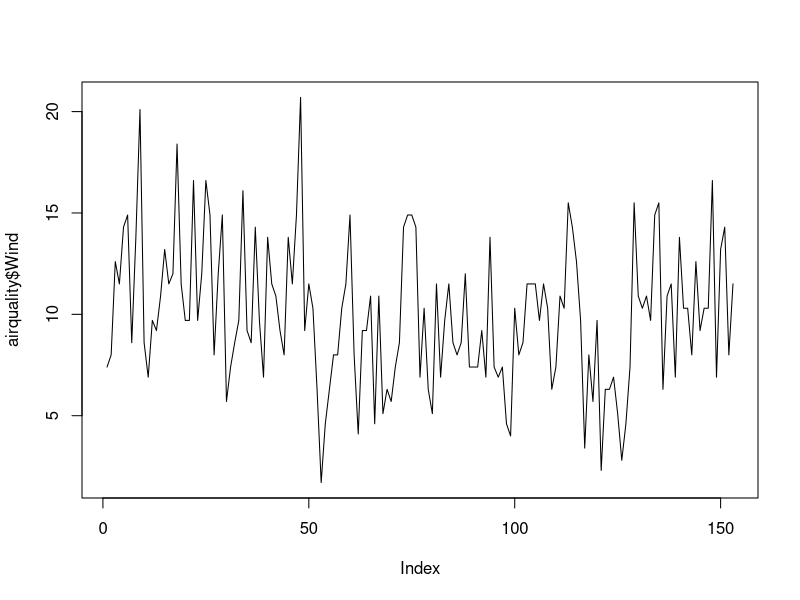
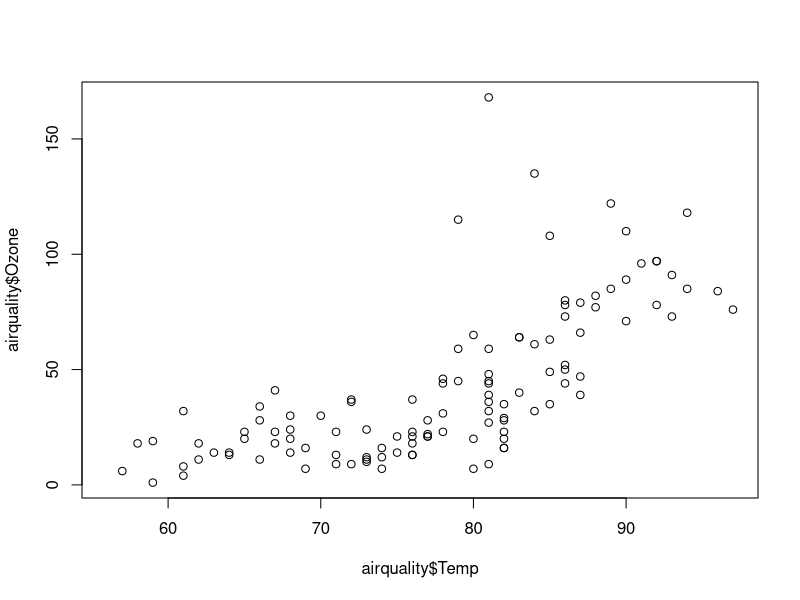
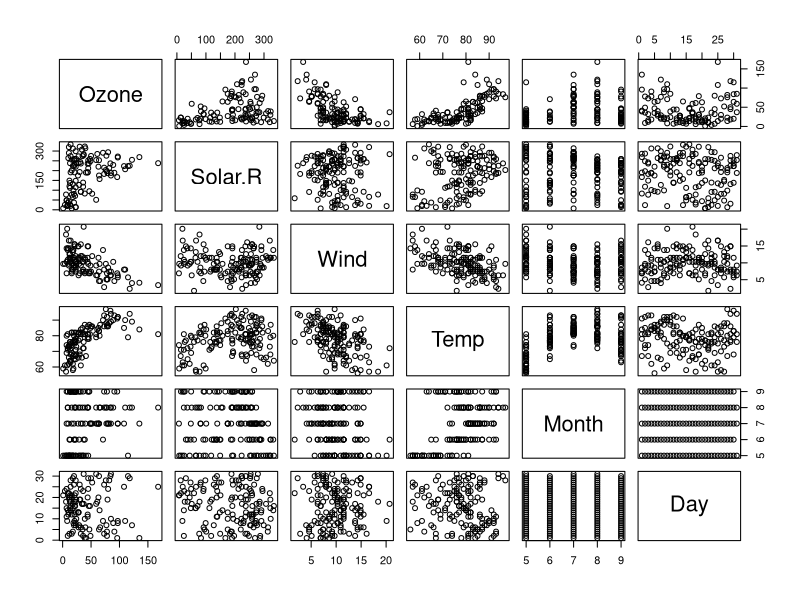
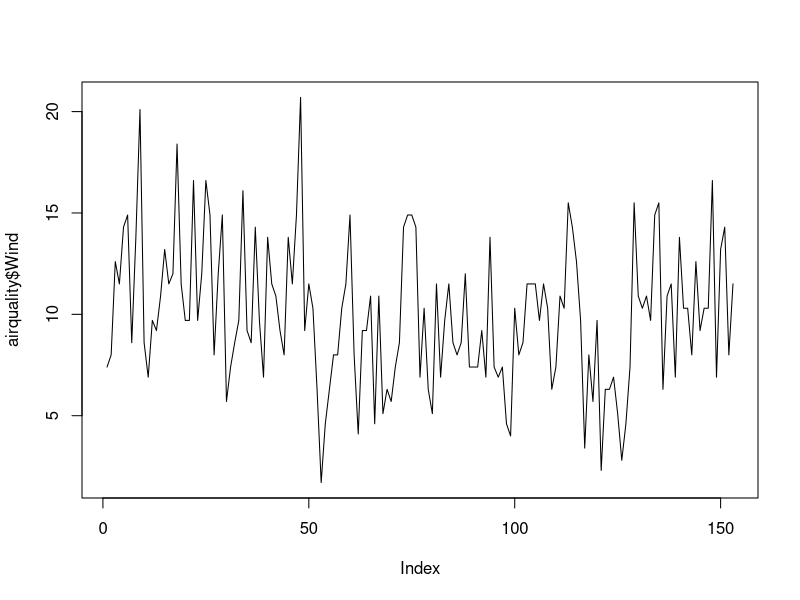
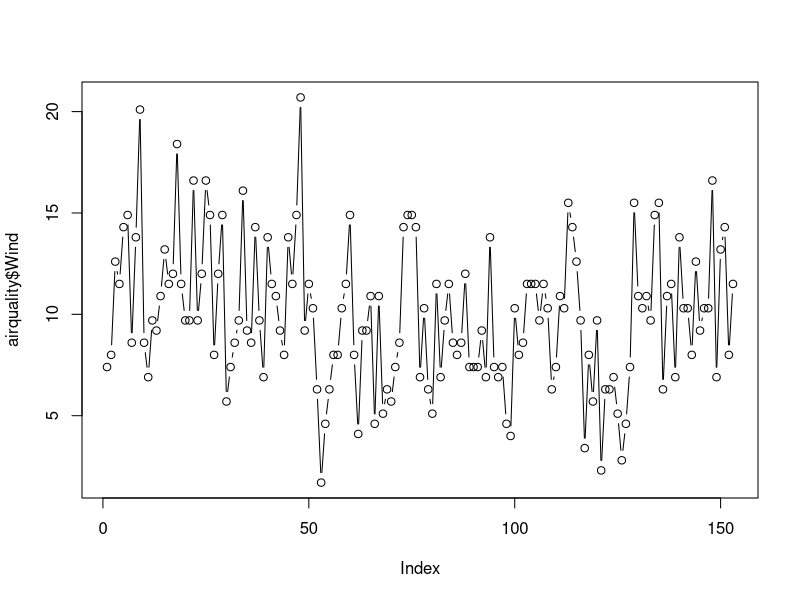
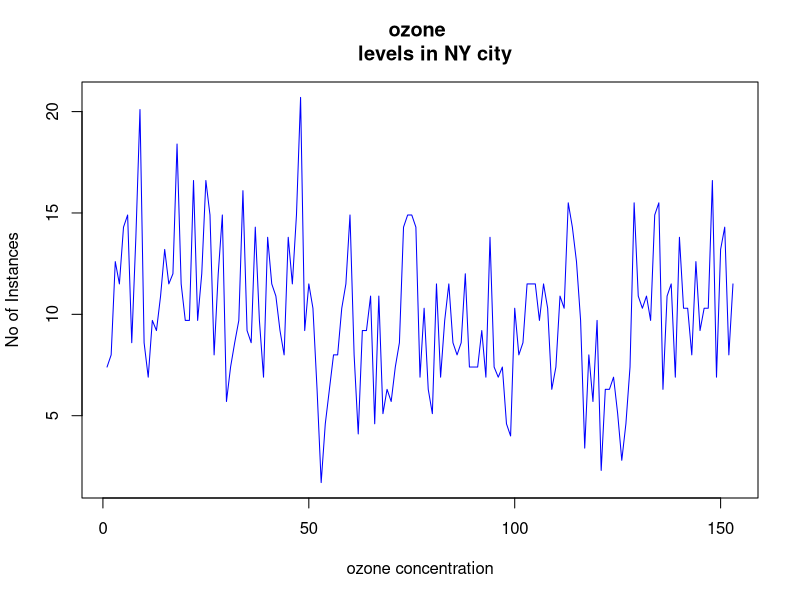
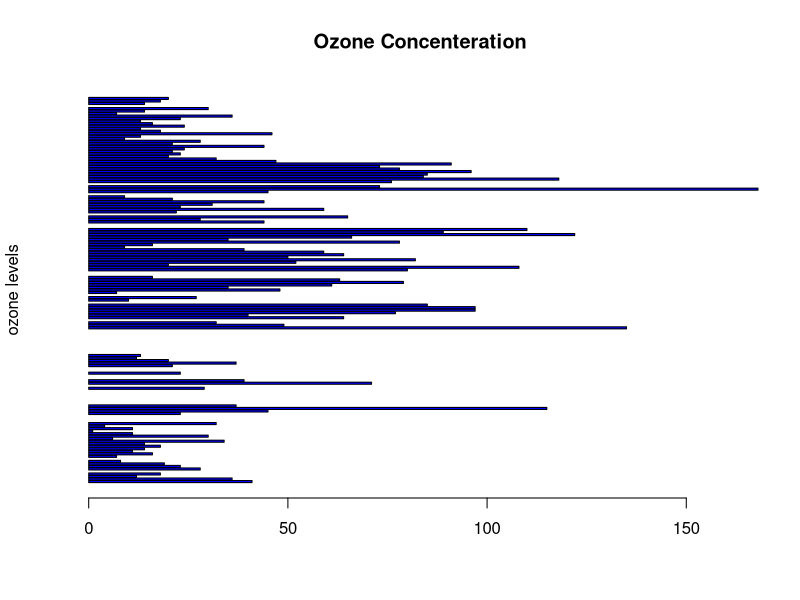
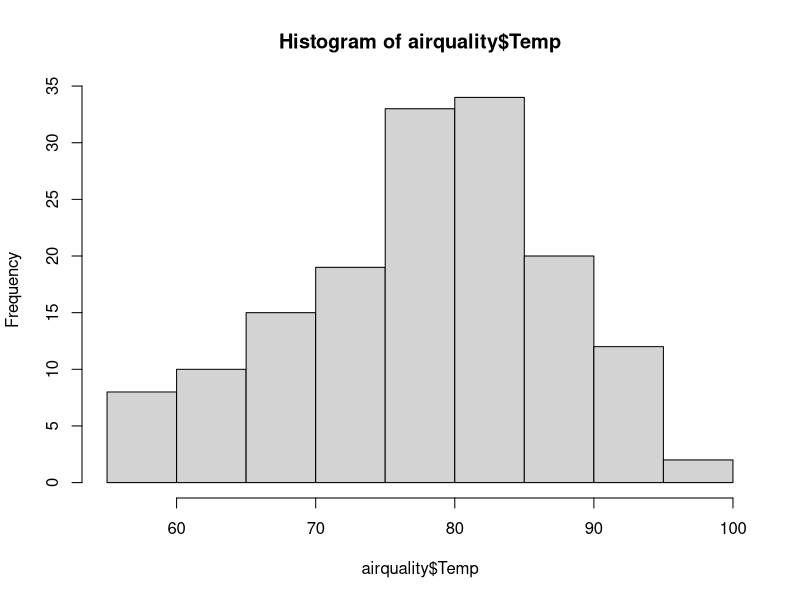

These figures' R source, in order: (Note: this script raises an error after producing the figures.)
airquality <- datasets::airquality

####top 10 rows and last 10 rows
head(airquality,10)
tail(airquality,10)

airquality[50:60,c(1,2)]

#Descriptive statistics
#1
summary(airquality[,c(4,5)]) #generate for column 2,3


airquality$Temp
airquality$Wind
airquality$Ozone

airquality$Solar.R

#1
summary(airquality$Wind)
summary(airquality$Month)


###############
#visualization
#Scatter Plot
plot(airquality$Wind,type = "l")


plot(airquality$Temp,airquality$Ozone)
plot(airquality)  #scatter 


#points and Lines
plot(airquality$Wind,type = "l")  # P: point l: lines,b

plot(airquality$Wind,type = "b")
plot(airquality$Wind,xlab ='ozone concentration',ylab = 'No of Instances',main = 'ozone 
     levels in NY city', col='blue',type='l')


#Horizontal bar polt
barplot(airquality$Ozone,main = 'Ozone Concenteration',ylab = 'ozone levels',col = 'blue',horiz = T)


#Histrogram
hist(airquality$Temp)
hist(airquality$Temp,
     main = 'Solar Radiation values in air',
     xlab = 'Solar rad.',col = 'blue')


#Single box plot
boxplot(airquality$Wind, main="Boxplot")
boxplot.stats(airquality$Wind)$out

boxplot.stats(airquality$Ozone)$out


#Multiple box plot

boxplot(airquality[,1:4],main='multiple')

---------------------
#margin of the grid (mar),
#no of rows and columns(mfrow),
#whether a border is to be included(bty)
#and position of the 
#labels(las: 1 for horizontal,las:0 for vertical)
#bty - box around the plot
  
par(mfrow=c(3,3),mar=c(2,5,2,1), las=0, bty="0")  


plot(airquality$Ozone)
plot(airquality$Ozone, airquality$Wind)  
plot(airquality$Ozone, type = "l")
plot(airquality$Ozone, type = "l")
plot(airquality$Ozone, type = "l")
barplot(airquality$Ozone,main = 'ozone concenteretion',
        xlab = 'ozone levels',col = 'green',horiz = True)
hist*(airquality$Solar.R)
boxplot(airquality$Solar.R)
boxplot(airquality[,0:4],main='Multiple box plots')


#summary(airquality)

##
e_quakes<-datasets::quakes
sd(airquality$Ozone,na.rm = T)

#var
#skewness
   
   


  


  







